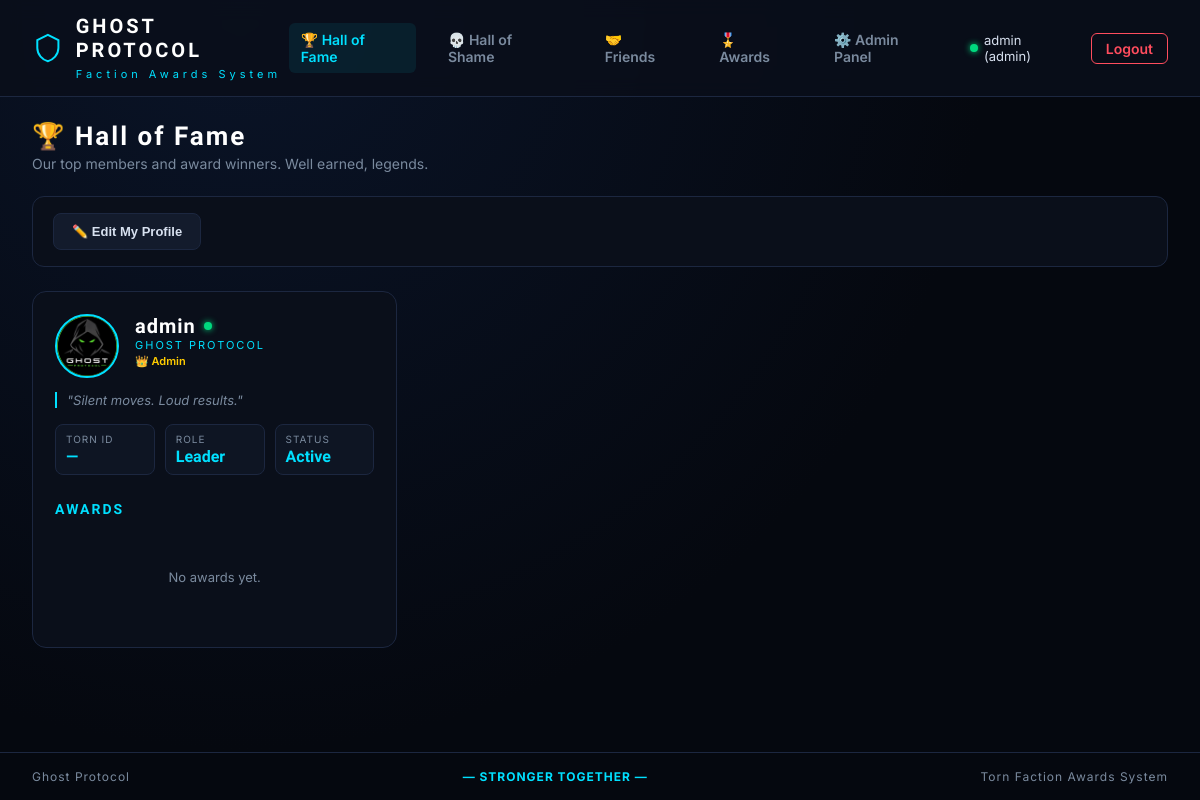
The page / (signed in) on the database its author committed.
### tables this page shows
CREATE TABLE users (
            id INTEGER PRIMARY KEY AUTOINCREMENT,
            username TEXT UNIQUE NOT NULL,
            password_hash TEXT NOT NULL,
            role TEXT DEFAULT 'member',
            user_role TEXT DEFAULT 'Member',
            torn_id INTEGER DEFAULT 0,
            status TEXT DEFAULT 'Active',
            category TEXT DEFAULT 'fame',
            description TEXT DEFAULT '',
            profile_pic TEXT DEFAULT '/static/img/default_avatar.png',
            quote TEXT DEFAULT 'Silent moves. Loud results.'
        );

### app.py (the view)
@app.route('/')
@login_required
def hall_of_fame():
    return render_category('fame')

### app.py (called while the page is built)
def get_db():
    conn = sqlite3.connect(DB_NAME)
    conn.row_factory = sqlite3.Row
    conn.execute("PRAGMA foreign_keys = ON")
    return conn

def login_required(f):
    @wraps(f)
    def wrapper(*args, **kwargs):
        if 'user_id' not in session:
            return redirect(url_for('login'))
        return f(*args, **kwargs)
    return wrapper

def render_category(category):
    db = get_db()
    users = db.execute(
        "SELECT * FROM users WHERE category = ? ORDER BY username COLLATE NOCASE",
        (category,)
    ).fetchall()
    users_with_awards = []
    for user in users:
        awards = db.execute('''
            SELECT a.id, a.name, a.description, a.icon_url, a.color, ua.count
            FROM user_awards ua
            JOIN awards a ON a.id = ua.award_id
            WHERE ua.user_id = ?
            ORDER BY a.id
        ''', (user['id'],)).fetchall()
        u = dict(user)
        u['awards'] = [dict(a) for a in awards]
        users_with_awards.append(u)
    db.close()
    template_map = {
        'fame':   'hall_of_fame.html',
        'shame':  'hall_of_shame.html',
        'friend': 'friends.html',
    }
    return render_template(template_map[category], users=users_with_awards)

### templates/hall_of_fame.html (shortened to what this page needs)
{% extends "base.html" %}
{% block content %}
<div class="hall-container">
    <div class="hall-header">
        <h2>🏆 Hall of Fame</h2>
        <p>Our top members and award winners. Well earned, legends.</p>
    </div>
    {% if session.user_id %}
    <div class="profile-edit-panel" id="my-profile-panel">
        <button class="btn-secondary" onclick="toggleMyProfile()">✏️ Edit My Profile</button>
    </div>
    {% endif %}
    <div class="hall-grid">
        {% for user in users %}
        <div class="player-card">
            <div class="card-top">
                <img src="{{ user.profile_pic }}" class="avatar" alt="{{ user.username }}">
                <div class="card-id">
                    <h2>
                        <span class="username-text">{{ user.username }}</span>
                        <span class="dot {% if user.status == 'Active' %}online{% endif %}"></span>
                    </h2>
                    <p class="faction">Ghost Protocol</p>
                    <p class="role-tag">
                        {% if user.role == 'admin' %}👑 Admin{% else %}{{ user.user_role or 'Member' }}{% endif %}
                    </p>
                </div>
            </div>
            <p class="quote">"{{ user.quote }}"</p>
            <div class="stats">
                <div><span>Torn ID</span><strong>{{ user.torn_id or '—' }}</strong></div>
                <div><span>Role</span><strong>{{ user.user_role or '—' }}</strong></div>
                <div><span>Status</span><strong>{{ user.status or '—' }}</strong></div>
            </div>
            <h3 class="section-title">AWARDS</h3>
            <div class="award-grid">
                {% if user.awards %}
                    {% for ua in user.awards %}
                    <div class="award-item"
                         title="{{ ua.description }}"
                         onclick='showAwardDetail({
                             "name": {{ ua.name | tojson }},
                             "description": {{ (ua.description or "") | tojson }},
                             "icon_url": {{ ua.icon_url | tojson }},
                             "color": {{ ua.color | tojson }},
                             "count": {{ ua.count }},
                             "username": {{ user.username | tojson }}
                         })'>
                        <div class="award-icon" style="border-color: {{ ua.color }};">
                            <img src="{{ ua.icon_url }}" alt="{{ ua.name }}">
                            {% if ua.count > 1 %}
                            <span class="stack-count">x{{ ua.count }}</span>
                            {% endif %}
                        </div>
                        <p class="award-name">{{ ua.name }}</p>
                    </div>
                    {% endfor %}
                {% else %}
                    <p class="empty-msg">No awards yet.</p>
                {% endif %}
            </div>
        </div>
        {% endfor %}
    </div>
</div>
{% endblock %}

### static/css/style.css (style rules this page uses)
:root { --bg-0: #05080f; --bg-1: #0a0f1a; --bg-2: #0e1523; --bg-3: #131b2c; --border: #1c2740; --accent: #00e0ff; --accent-dim: #007a99; --text: #d8e1f0; --text-dim: #7a8a9e; --danger: #ff4d5e; --success: #00d97e; --gold: #ffcc00; }
* { box-sizing: border-box; margin: 0; padding: 0; }
body { font-family: 'Inter', system-ui, sans-serif; background: radial-gradient(circle at 20% 0%, #0a1428 0%, var(--bg-0) 60%); color: var(--text); min-height: 100vh; }
h1, h2, h3, h4 { font-family: 'Rajdhani', sans-serif; letter-spacing: 0.5px; }
.dot { display: inline-block; width: 8px; height: 8px; border-radius: 50%; background: #555; }
.dot.online { background: var(--success); box-shadow: 0 0 6px var(--success); }
.btn-secondary { background: var(--bg-3); color: var(--text); border: 1px solid var(--border); padding: 10px 18px; border-radius: 8px; cursor: pointer; font-size: 13px; font-weight: 600; }
.empty-msg { color: var(--text-dim); font-size: 13px; grid-column: 1 / -1; text-align: center; padding: 40px; }
.section-title { font-size: 14px; color: var(--accent); letter-spacing: 2px; text-transform: uppercase; margin: 20px 0 12px; }
.award-grid { display: grid; grid-template-columns: repeat(auto-fill, minmax(72px, 1fr)); gap: 14px; }
.hall-container { max-width: 1400px; margin: 0 auto; }
.hall-header { margin-bottom: 24px; }
.hall-header h2 { font-size: 26px; color: #fff; letter-spacing: 2px; }
.hall-header p { color: var(--text-dim); font-size: 14px; margin-top: 4px; }
.hall-grid { display: grid; grid-template-columns: repeat(auto-fill, minmax(340px, 1fr)); gap: 20px; }
.player-card { background: var(--bg-1); border: 1px solid var(--border); border-radius: 14px; padding: 22px; display: flex; flex-direction: column; transition: 0.2s; }
.card-top { display: flex; align-items: flex-start; gap: 16px; margin-bottom: 14px; }
.avatar { width: 64px; height: 64px; min-width: 64px; min-height: 64px; flex-shrink: 0; border-radius: 50%; border: 2px solid var(--accent); object-fit: cover; background: var(--bg-2); }
.card-id { flex: 1; min-width: 0; overflow: hidden; }
.card-id h2 { font-size: 20px; color: #fff; letter-spacing: 1px; display: flex; align-items: center; gap: 8px; white-space: nowrap; overflow: hidden; text-overflow: ellipsis; }
.card-id h2 .username-text { overflow: hidden; text-overflow: ellipsis; white-space: nowrap; min-width: 0; }
.card-id .faction { font-size: 11px; color: var(--accent); letter-spacing: 2px; text-transform: uppercase; }
.card-id .role-tag { font-size: 11px; color: var(--gold); margin-top: 2px; font-weight: 600; }
.quote { font-style: italic; color: var(--text-dim); font-size: 13px; margin-bottom: 16px; border-left: 2px solid var(--accent); padding-left: 10px; }
.stats { display: grid; grid-template-columns: repeat(3, 1fr); gap: 10px; margin-bottom: 6px; }
.stats > div { display: flex; flex-direction: column; background: var(--bg-2); border: 1px solid var(--border); border-radius: 8px; padding: 8px 10px; }
.stats span { font-size: 10px; color: var(--text-dim); text-transform: uppercase; letter-spacing: 1px; }
.stats strong { font-family: 'Rajdhani', sans-serif; font-size: 16px; color: var(--accent); margin-top: 2px; }
.profile-edit-panel { margin-bottom: 24px; padding: 16px 20px; background: var(--bg-1); border: 1px solid var(--border); border-radius: 12px; }

### rows shown on the page
users: profile_pic (placeholder picture), username "admin", role "👑 Admin", quote "Silent moves. Loud results.", torn_id "—", user_role "Leader", status "Active"

### other values the page prints
{{ session.username }} "admin"
{{ session.role }} "admin"
